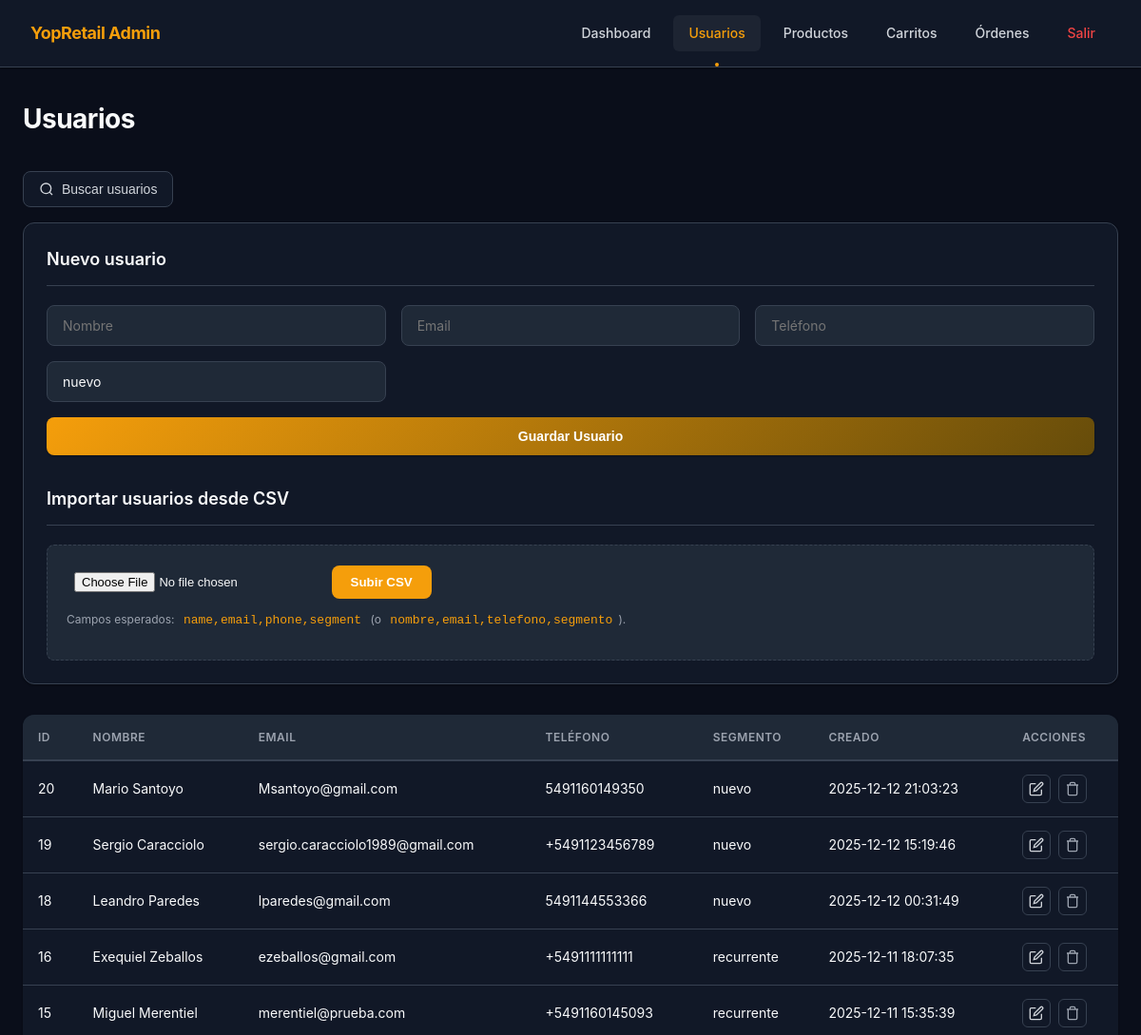
/admin/users (signed in, upper part), run on an earlier commit of the app's database.
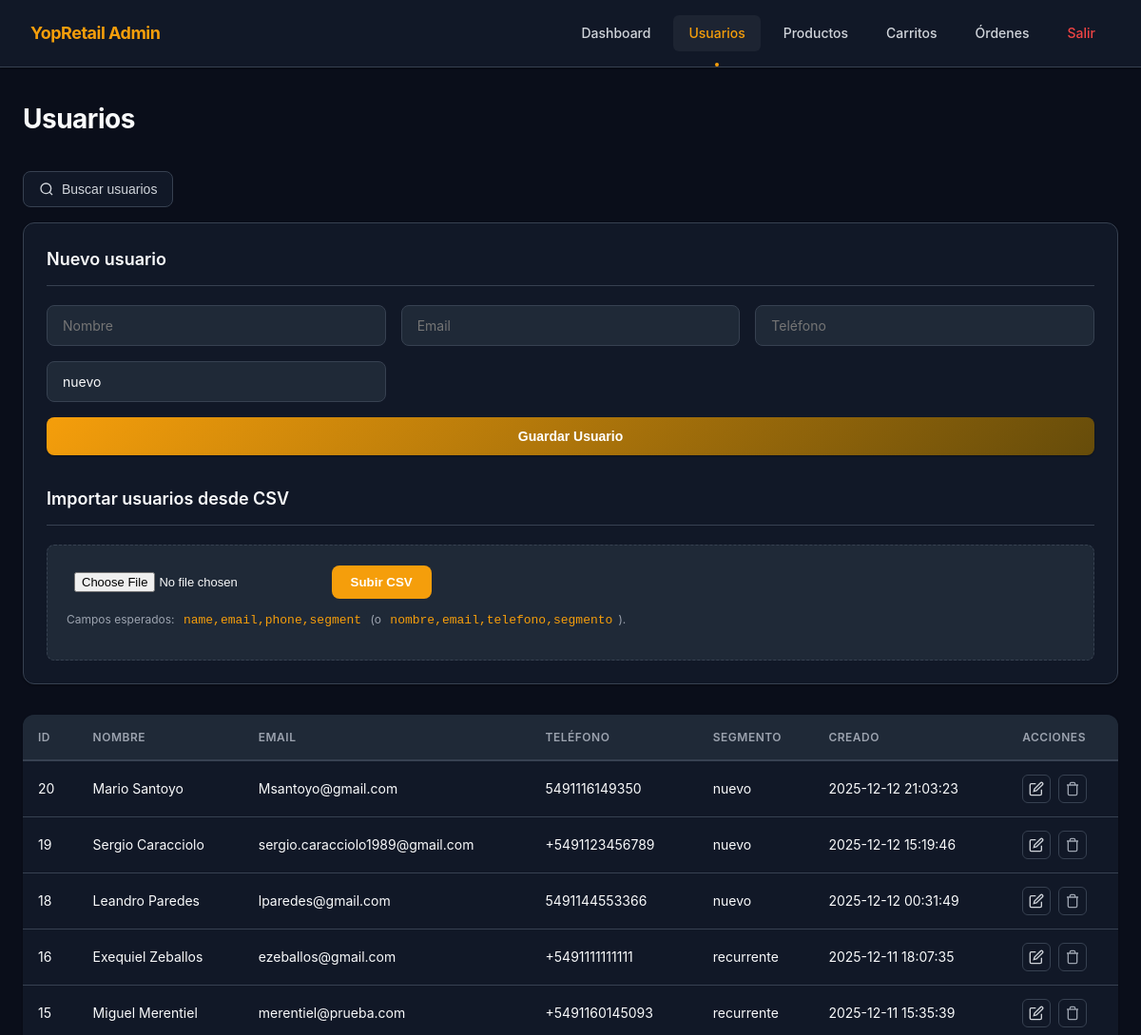
And on a later commit of the database.
### tables this page shows
CREATE TABLE users (
    id          INTEGER PRIMARY KEY AUTOINCREMENT,
    name        TEXT NOT NULL,
    email       TEXT NOT NULL UNIQUE,
    phone       TEXT,
    segment     TEXT DEFAULT 'nuevo',
    created_at  TEXT DEFAULT (datetime('now'))
);

### backoffice_app.py (the view)
@app.get("/admin/users", response_class=HTMLResponse)
def admin_users(
    request: Request,
    q_name: Optional[str] = Query(None),
    q_email: Optional[str] = Query(None),
    q_phone: Optional[str] = Query(None),
    q_segment: Optional[str] = Query(None),
    _: bool = Depends(get_current_admin),
):
    conditions = []
    params = []
    if q_name:
        conditions.append("LOWER(name) LIKE ?")
        params.append(f"%{q_name.lower()}%")
    if q_email:
        conditions.append("email = ?")
        params.append(q_email)
    if q_phone:
        conditions.append("phone = ?")
        params.append(q_phone)
    if q_segment:
        conditions.append("segment = ?")
        params.append(q_segment)
    where = f"WHERE {' AND '.join(conditions)}" if conditions else ""
    with get_connection() as conn:
        rows = conn.execute(
            f"""
            SELECT id, name, email, phone, segment, created_at
            FROM users
            {where}
            ORDER BY created_at DESC
            """,
            params,
        ).fetchall()
    return templates.TemplateResponse(
        "users.html",
        {
            "request": request,
            "users": rows,
            "q_name": q_name,
            "q_email": q_email,
            "q_phone": q_phone,
            "q_segment": q_segment,
        },
    )

### templates/users.html (shortened to what this page needs)
{% extends "admin_base.html" %}
{% block content %}
<h2>Usuarios</h2>
<button class="search-toggle" onclick="toggleSearch('userSearch')">
  <svg viewBox="0 0 24 24" fill="none" stroke="currentColor" stroke-width="2">
    <circle cx="11" cy="11" r="8"></circle>
    <path d="m21 21-4.35-4.35"></path>
  </svg>
  Buscar usuarios
</button>
<section class="form-section">
  <h3>Nuevo usuario</h3>
  <form method="post" action="/admin/users" class="form-grid">
    <input type="text" name="name" placeholder="Nombre" required>
    <input type="email" name="email" placeholder="Email" required>
    <input type="text" name="phone" placeholder="Teléfono">
    <input type="text" name="segment" placeholder="Segmento" value="nuevo">
    <button type="submit">Guardar Usuario</button>
  </form>
  <h3 style="margin-top: 32px;">Importar usuarios desde CSV</h3>
  <form method="post" action="/admin/users/import" enctype="multipart/form-data" class="upload-form">
    <input type="file" name="file" accept=".csv" required>
    <button type="submit">Subir CSV</button>
    <p class="help-text">
      Campos esperados: <code>name,email,phone,segment</code> (o <code>nombre,email,telefono,segmento</code>).
    </p>
  </form>
</section>
<table class="table">
  <thead>
    <tr>
      <th>ID</th><th>Nombre</th><th>Email</th><th>Teléfono</th><th>Segmento</th><th>Creado</th><th>Acciones</th>
    </tr>
  </thead>
  <tbody>
  {% for u in users %}
    <tr>
      <td>{{ u.id }}</td>
      <td>{{ u.name }}</td>
      <td>{{ u.email }}</td>
      <td>{{ u.phone }}</td>
      <td>{{ u.segment }}</td>
      <td>{{ u.created_at }}</td>
      <td>
        <div class="action-buttons">
          <a href="/admin/users/{{ u.id }}/edit" class="btn-icon btn-edit" title="Editar">
            <svg width="16" height="16" viewBox="0 0 24 24" fill="none" stroke="currentColor" stroke-width="2">
              <path d="M11 4H4a2 2 0 0 0-2 2v14a2 2 0 0 0 2 2h14a2 2 0 0 0 2-2v-7"></path>
              <path d="M18.5 2.5a2.121 2.121 0 0 1 3 3L12 15l-4 1 1-4 9.5-9.5z"></path>
            </svg>
          </a>
          <form method="post" action="/admin/users/{{ u.id }}/delete" style="display: inline;" onsubmit="return confirm('¿Eliminar este usuario y todos sus datos relacionados?')">
            <button type="submit" class="btn-icon btn-delete" title="Eliminar">
              <svg width="16" height="16" viewBox="0 0 24 24" fill="none" stroke="currentColor" stroke-width="2">
                <polyline points="3 6 5 6 21 6"></polyline>
                <path d="M19 6v14a2 2 0 0 1-2 2H7a2 2 0 0 1-2-2V6m3 0V4a2 2 0 0 1 2-2h4a2 2 0 0 1 2 2v2"></path>
              </svg>
            </button>
          </form>
        </div>
      </td>
    </tr>
  {% endfor %}
  </tbody>
</table>
{% endblock %}

What changed in the data, as far as the page shows it:
changed users "Mario Santoyo": phone "5491160149350" → "5491116149350"
